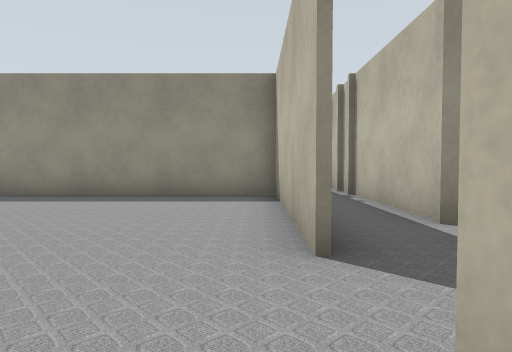
[1] (above)

15 first-person views from a walk through a world built for the Gazebo simulator. The camera is 0.72 m above the floor, tilts 2° down and sees 75° across. Floor lines are 1 m apart. The floor is counted in squares, 1 m on a side. Each view is taken from the middle of a square. On the plan, view 1 faces up. The plan holds only what a view shows up to about 10 squares ahead; the rest is blank. The place goes on beyond the plan. Simple shapes stand in for some stock models.

[2]
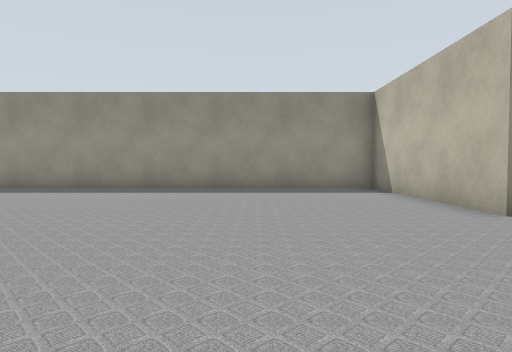

[3]
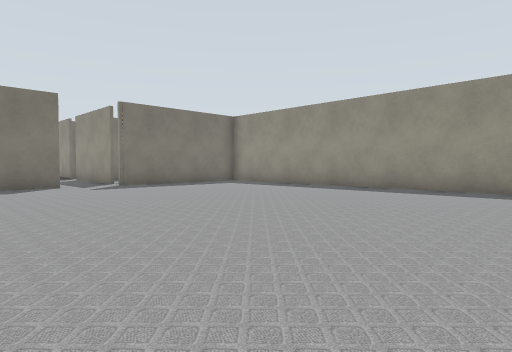

[4]
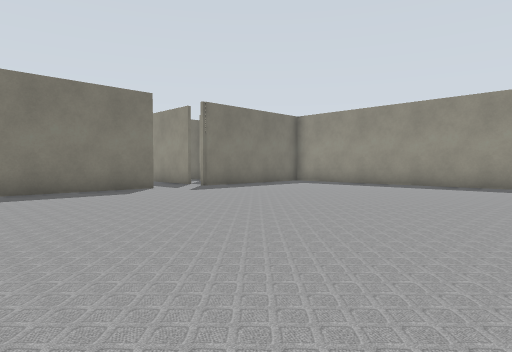

[5]
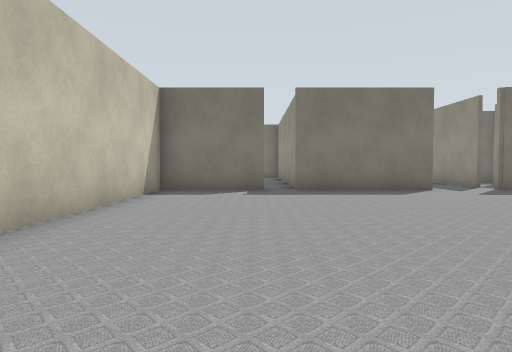

[6]
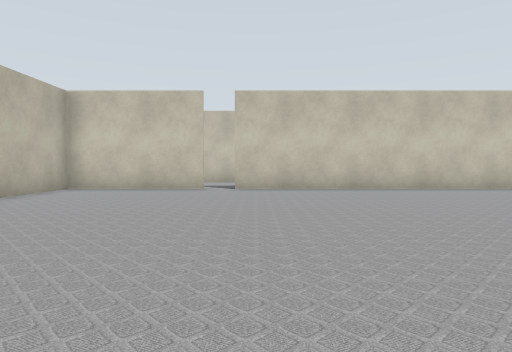

[7]
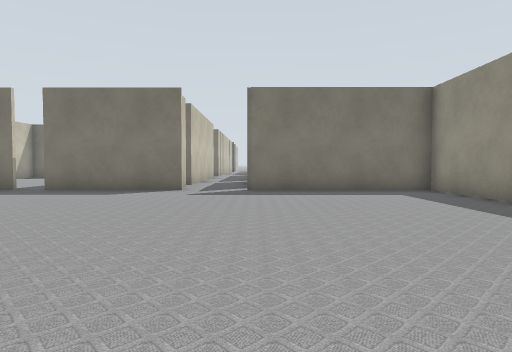

[8]
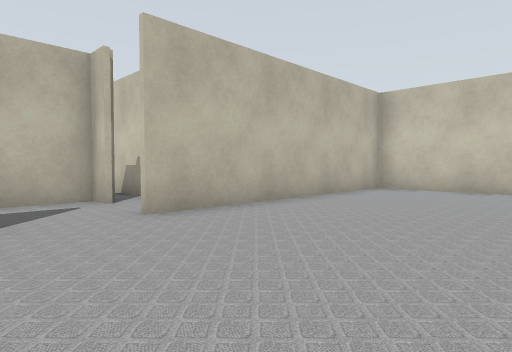

[9]
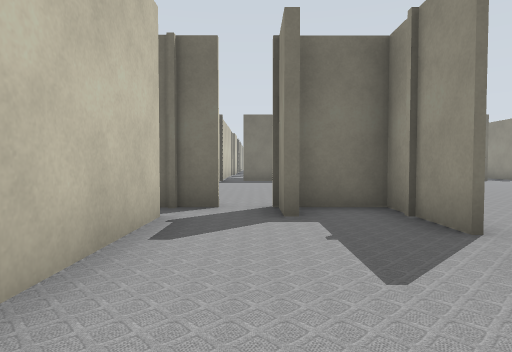

[10]
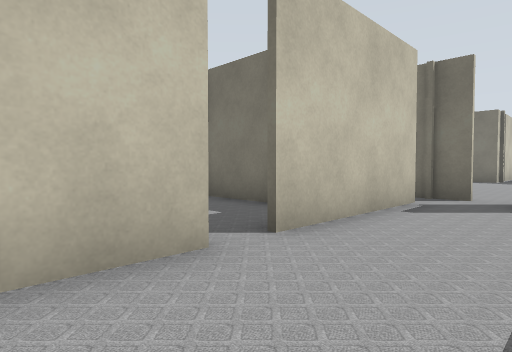

[11]
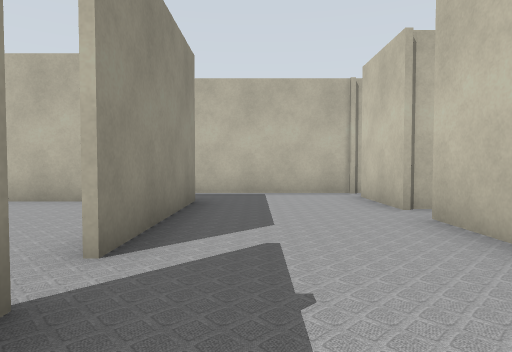

[12]
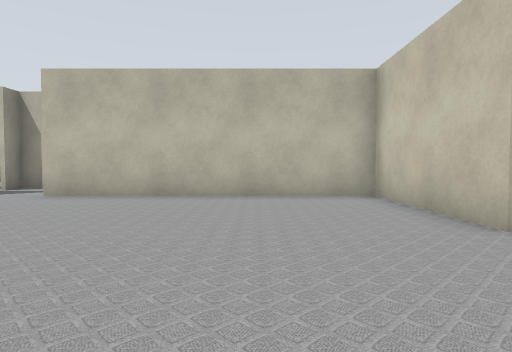

[13]
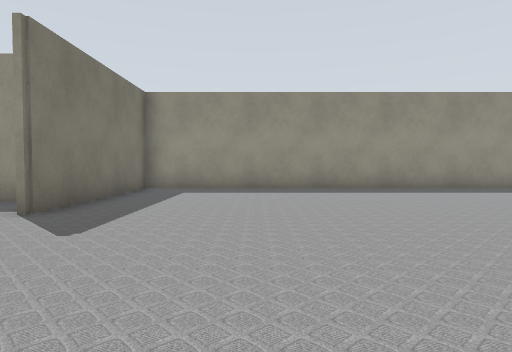

[14]
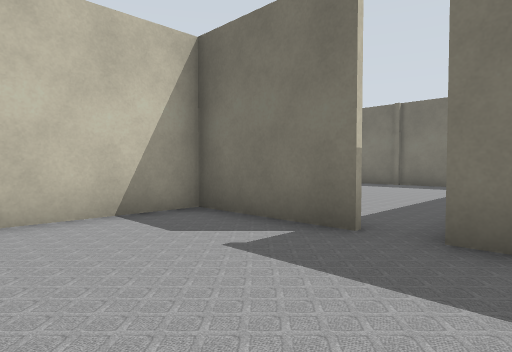

[15]
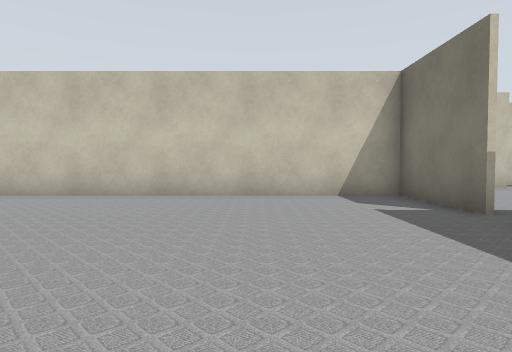

### Floor plan
Key: @ floor where view 1 was taken; # wall or solid block; x gap in a wall; . floor; T thing the floor can be seen under or through.
Columns run from 22 left of view 1 to 3 right of it. Each row starts with its distance up from view 1.
  8        #################
  7        #...............#
  6        #...............#
  5       ##...............#
  4      ###...............##
  3       .#...............###
  2       ...................#
  1       ##...............###
  0        #..............@##
 -1        #...............#
 -2        #...............#
 -3       ##...............#
 -4   .....x...............#
 -5 .......#...............#
 -6 ...... #...............##
 -7     .  ###########.######
 -8    ..          #........#
 -9    #       ....TT.......#
-10            ....TTT#######
-11                #        #

Where each view was taken, in squares from view 1:
view 1: 0 up, 0 right, facing up
view 2: 2 down, 3 left, facing up
view 3: 2 down, 4 left, facing up-left
view 4: 4 down, 6 left, facing up-left
view 5: 4 down, 6 left, facing left
view 6: 3 up, 5 left, facing down
view 7: 3 up, 6 left, facing left
view 8: 3 up, 4 left, facing down-right
view 9: 9 down, 1 left, facing left
view 10: 8 down, 1 right, facing down-left
view 11: 8 down, 6 left, facing right
view 12: 4 down, 7 left, facing right
view 13: 2 down, 12 left, facing up
view 14: 2 down, 12 left, facing down-left
view 15: 1 up, 12 left, facing down
